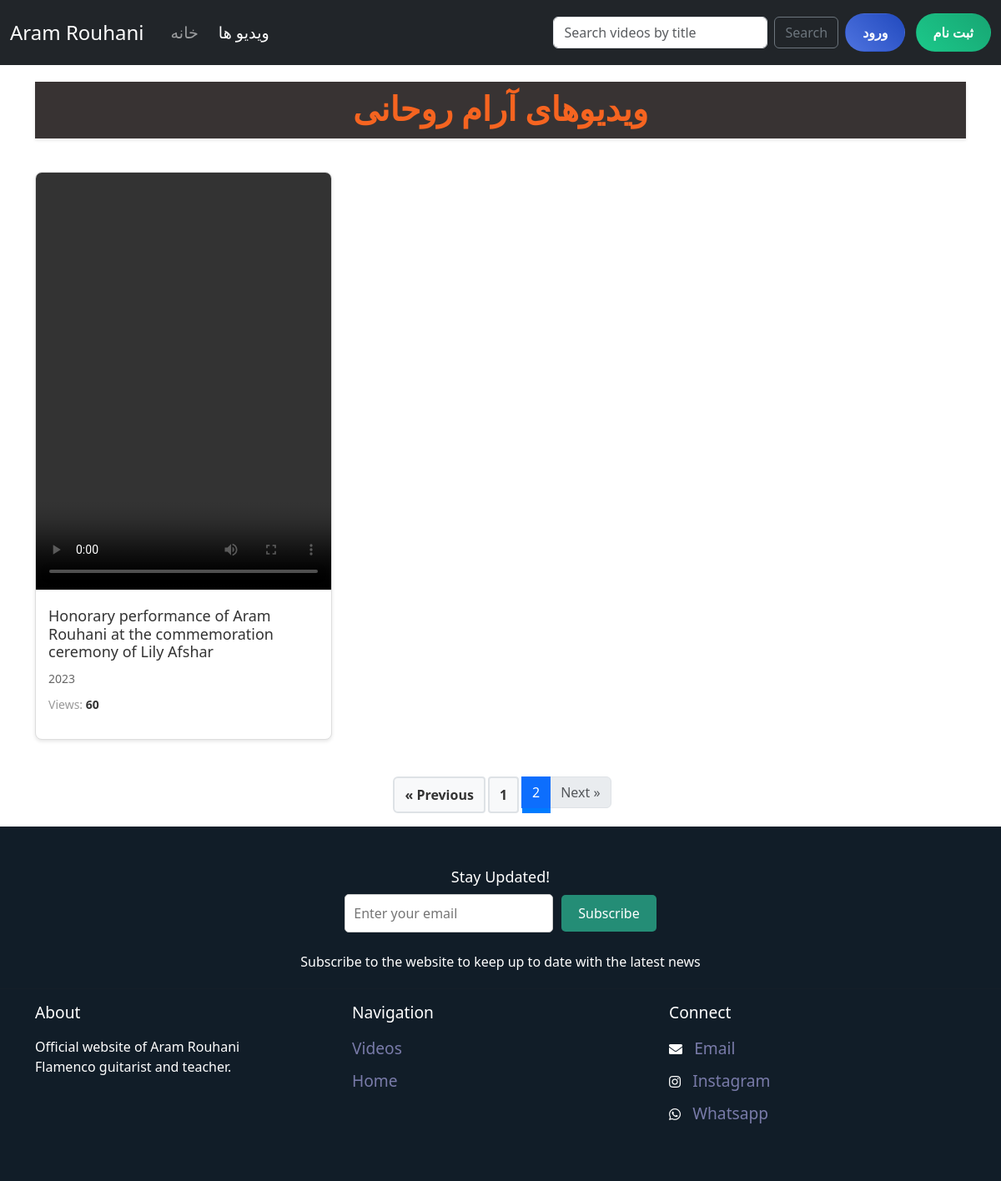
The app's page /videos/?page=2 with its own data.
### courses/models.py (models this page shows, shortened)
class video(models.Model):
    title = models.CharField(max_length=255)
    published_date = models.DateTimeField(auto_now_add=True)
    description = models.TextField(null=True,blank=True)
    video = models.FileField(upload_to='videos/')
    tags = TaggableManager()
    views = models.IntegerField(default=0)
    class Meta:
        ordering = ['-published_date']

### courses/views.py (the view)
# urls.py: path('',courses_view,name='videos'),
def courses_view(request):
    videos = video.objects.all().order_by('id')
    for vid in videos:
        vid.views += 1
    video.objects.bulk_update(videos, ['views'])
    p = Paginator(videos,6)
    try:
        page_number = request.GET.get('page')
        videos = p.get_page(page_number)
    except EmptyPage:
        videos = videos.get_page(1)
    except PageNotAnInteger:
        videos = videos.get_page(1)
    context = {"videos": videos}
    return render(request, 'courses/videos.html', context)

### templates/courses/videos.html (shortened to what this page needs)
{% load static %}
<!DOCTYPE html>
<html lang="en">
<head>
    <link rel="stylesheet" href="https://cdnjs.cloudflare.com/ajax/libs/font-awesome/5.15.3/css/all.min.css" />
    <link href="https://cdn.jsdelivr.net/npm/bootstrap@5.3.3/dist/css/bootstrap.min.css" rel="stylesheet"
>
</head>
<body>
    <nav class="navbar navbar-expand-lg navbar-dark bg-dark">
        <div class="container-fluid">
            <a class="navbar-brand me-4" href="{% url 'website:index' %}">Aram Rouhani</a>
            <div class="collapse navbar-collapse" id="navbarText">
                <ul class="navbar-nav me-auto mb-2 mb-lg-0">
                    <li class="nav-item me-lg-2">
                        <a class="nav-link {% if request.path == '/' %}active{% endif %}" aria-current="page"
                            href="{% url 'website:index' %}">خانه</a>
                    </li>
                    <li class="nav-item">
                        <a class="nav-link {% if '/videos/' in request.path %}active{% endif %}"
                            href="{% url 'courses:videos' %}">ویدیو ها</a>
                    </li>
                </ul>
                <form class="d-flex" action="{% url 'courses:search' %}" method="get">
                    <input class="form-control me-2" type="search" placeholder="Search videos by title" name="s" aria-label="Search">
                    <button class="btn btn-outline-secondary" type="submit">Search</button>
                </form>
                <div class="navbar-text">
                    {% if request.user.is_authenticated %}
                    <a href="{% url 'accounts:logout' %}" class="btn btn-logout ms-lg-2">خروج</a>
                    {% else %}
                    <a href="{% url 'accounts:login' %}" class="btn btn-login ms-lg-2">ورود</a>
                    <a href="{% url 'accounts:register' %}" class="btn btn-register ms-lg-2">ثبت نام</a>
                    {% endif %}
                </div>
            </div>
        </div>
    </nav>
    <div class="container">
        <h1 class="page-title">ویدیوهای آرام روحانی</h1>
        <div class="row video-gallery">
            {% for video in videos %}
            <div class="col-md-4 mb-4">
                <div class="video-card">
                    <video width="500" height="500" controls>
                        <source src="/media/{{ video.video }}" type="video/mp4">
                    </video>
                    <div class="video-info">
                        <h2 class="video-title">{{ video.title }}</h2>
                        <p class="video-description">{{ video.description }}</p>
                        <p class="video-views">Views: <span class="view-count">{{ video.views }}</span></p>
                    </div>
                </div>
            </div>
            {% endfor %}
        </div>
    </div>
    <div class="pagination-container">
        <nav aria-label="Page navigation">
            <ul class="pagination">
                {% if videos.has_previous %}
                <li class="page-item"><a href="?page={{ videos.previous_page_number }}" class="page-link">&laquo;
                        Previous</a></li>
                {% else %}
                <li class="page-item disabled pagination-disabled"><span class="page-link">&laquo; Previous</span></li>
                {% endif %}
                {% for num in videos.paginator.page_range %}
                {% if num == videos.number %}
                <li class="page-item active pagination-current"><span class="page-link">{{ num }}</span></li>
                {% else %}
                <li class="page-item"><a href="?page={{ num }}" class="page-link pagination-link">{{ num }}</a></li>
                {% endif %}
                {% endfor %}
                {% if videos.has_next %}
                <li class="page-item"><a href="?page={{ videos.next_page_number }}" class="page-link">Next &raquo;</a>
                </li>
                {% else %}
                <li class="page-item disabled pagination-disabled"><span class="page-link">Next &raquo;</span></li>
                {% endif %}
            </ul>
        </nav>
    </div>
    <footer class="footer">
        <div class="container">
            <div class="footer-subscribe">
                <h3 style="color: #fff;">Stay Updated!</h3>
                <form action="{% url 'website:subscribe' %}" method="post">
                    <input type="email" name="email" placeholder="Enter your email" required>
                    <button type="submit">Subscribe</button>
                </form>
                <p style="padding-top: 2%;">Subscribe to the website to keep up to date with the latest news</p>
            </div>
        </div>
        <hr>
        <div class="container">
            <div class="row">
                <div class="col-md-4">
                    <h5>About</h5>
                    <p style="padding-top: 3%; padding-right:25%">Official website of Aram Rouhani Flamenco guitarist and teacher.</p>
                </div>
                <div class="col-md-4">
                    <h5>Navigation</h5>
                    <ul class="list-unstyled" style="padding-top: 3%;">
                        <li><a href="{% url 'courses:videos' %}">Videos</a></li>
                        <li><a href="{% url 'website:index' %}">Home</a></li>
                    </ul>
                </div>
                <div class="col-md-4">
                    <h5>Connect</h5>
                    <ul class="list-unstyled social-icons" style="padding-top: 3%;">
                        <li>
                            <i class="fas fa-envelope"></i>
                            <a href="mailto:aramrohani@yahoo.com">Email</a>
                        </li>
                        <li>
                            <i class="fab fa-instagram"></i>
                            <a href="https://www.instagram.com/aram_rohani/" target="_blank">Instagram</a>
                        </li>
                        <li>
                            <i class="fab fa-whatsapp"></i>
                            <a href="https://wa.me/989128231807" target="_blank">Whatsapp</a>
                        </li>
                    </ul>
                </div>
            </div>
        </div>
    </footer>
</body>
</html>

### templates/courses/videos.html (style rules this page uses)
.navbar-brand { font-size: 1.5rem; }
.nav-link { font-size: 1.2rem; }
.btn-login, .btn-register, .btn-logout { color: #fff; padding: 10px 20px; border-radius: 30px; font-weight: bold; transition: all 0.3s ease; }
.btn-login { background: linear-gradient(45deg, #4e73df, #224abe); }
.btn-register { background: linear-gradient(45deg, #1cc88a, #17a673); }
.video-gallery { margin-top: 30px; }
.video-card { background-color: #fff; border: 1px solid #ddd; border-radius: 8px; box-shadow: 0 2px 4px rgba(0, 0, 0, 0.1); overflow: hidden; transition: transform 0.3s, box-shadow 0.3s; }
.video-card video { width: 100%; }
.video-info { padding: 15px; }
.video-title { font-size: 18px; margin: 0 0 10px; color: #333; }
.video-description { font-size: 14px; color: #666; margin: 0 0 10px; }
.video-views { font-size: 14px; color: #999; }
.view-count { font-weight: bold; color: #333; }
.page-title { font-size: 2.5rem; color: #f66420; text-align: center; margin-top: 20px; margin-bottom: 40px; font-family: 'IranNastaliq', serif; background-color: #383333; padding: 10px; box-shadow: 0px 2px 4px rgba(0,0,0,0.1); font-weight: bold; }
.footer { background-color: #111d28; padding: 50px 0; }
.footer h5 { color: #ffffff; font-size: larger; }
.footer p { color: #ffffff; }
.footer ul { padding: 0; list-style: none; }
.footer ul li { margin-bottom: 10px; }
.footer ul li a { color: #797ba9; text-decoration: none; font-size: larger; }
.footer-subscribe { text-align: center; margin-bottom: 20px; }
.footer-subscribe h3 { font-size: 18px; margin-bottom: 10px; }
.footer-subscribe form { display: flex; justify-content: center; align-items: center; }
.footer-subscribe input[type="email"] { width: 250px; padding: 10px; border: 1px solid #ccc; border-radius: 5px; margin-right: 10px; }
.footer-subscribe button { padding: 10px 20px; background-color: #248d76; color: #fff; border: none; border-radius: 5px; cursor: pointer; }
.social-icons i { color: #ffffff; margin-right: 10px; transition: color 0.3s; }
.pagination { display: flex; justify-content: center; margin-top: 20px; }
.pagination a { color: #333; padding: 8px 12px; text-decoration: none; border-radius: 4px; margin: 0 4px; transition: all 0.3s ease; background-color: #f8f9fa; border: 2px solid #dee2e6; font-weight: bold; display: inline-block; }
.pagination .active { background-color: #007bff; color: #fff; border-color: #007bff; }

### records on screen
video: title "Honorary performance of Aram Rouhani at the commemoration ceremony of Lily Afshar", description "2023", views "60"

### other values on screen
{{ num }} "1"
{{ num }} "2"
